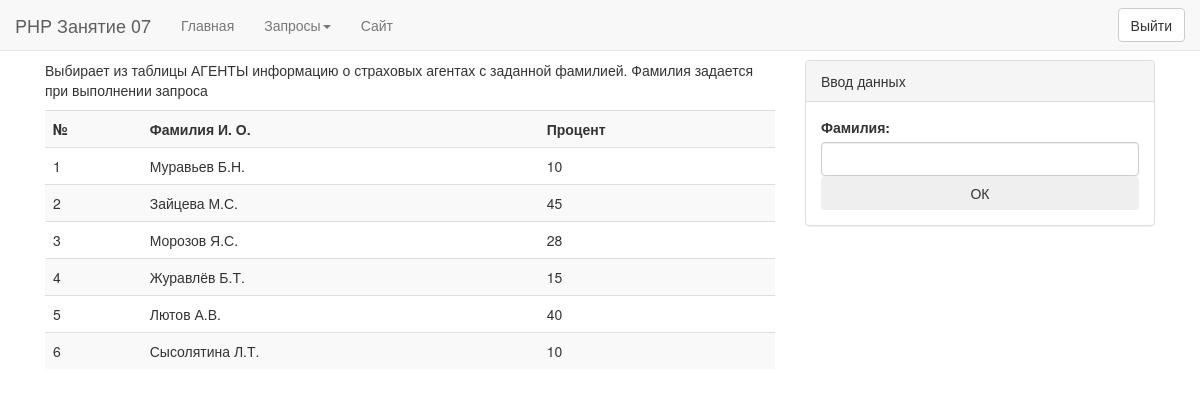
The page /pages/page4.php on the database its author committed.
### tables this page shows
create table if not exists `Insurance_Agents`(
	`id` int(11) not null auto_increment
    ,`surname_agent` varchar(45) not null
    ,`name_agent` varchar(45) not null
    ,`patronymic_agent` varchar(45) not null
    ,`passport_agent` varchar(45) not null
    ,`agent_percent` double not null
    ,primary key(id)
);

### pages/page4.php (the view, shortened to what this page needs)
<!doctype html>
<html lang="ru">
<head>
    <link rel="stylesheet" href="../Bootstrap/styles/bootstrap.min.css">
    <link rel="stylesheet" href="../css/style.css">
</head>
<body>
<nav class="navbar navbar-default navbar-fixed-top" role="navigation">
    <div class="container-fluid">
        <div class="navbar-header">
            <a class="navbar-brand" href="#">PHP Занятие 07</a>
        </div>
        <?php
        if(session_id() == null){
            echo <<<END
                    <div class="collapse navbar-collapse">
                        <ul class="nav navbar-nav">
                            <li><p>Войдите в приложение</p></li>
                        </ul>
                        <div class="nav-btn">
                        <form method="post">
                            <button class="btn btn-default" type="submit" name="enter-btn">Войти</button>
                        </form>
                        </div>
                    </div>
END;
        }
        else{
            echo <<<END
                    <div class="collapse navbar-collapse">
                        <ul class="nav navbar-nav">
                            <li><a href="../index.php">Главная</a></li>
                            <li class="dropdown"><a href="" class="dropdown-toggle" data-toggle="dropdown">Запросы<span class="caret"></span></a>
								<ul class="dropdown-menu" role="menu">
									<li><a href="page1.php">Запрос №1</a></li>
									<li><a href="page2.php">Запрос №2</a></li>
									<li><a href="page3.php">Запрос №3</a></li>
									<li><a href="page4.php">Запрос №4</a></li>
									<li><a href="page5.php">Запрос №5</a></li>
									<li><a href="page6.php">Запрос №6</a></li>
									<li><a href="page7.php">Запрос №7</a></li>
									<li><a href="page8.php">Запрос №8</a></li>
									<li><a href="page9.php">Запрос №9</a></li>
									<li><a href="page10.php">Запрос №10</a></li>
									<li><a href="page11.php">Запрос №11</a></li>
									<li><a href="page12.php">Запрос №12</a></li>
								</ul>
							</li>
							<li><a href="https://test-sytecom.000webhostapp.com">Сайт</a></li>
                        </ul>
                        <div class="nav-btn">
                        <form method="post">
                            <button class="btn btn-default" name="exit-btn">Выйти</button>
                        </form>
                        </div>
                    </div>
END;
        }
        ?>
    </div>
</nav>
<div class="task_page1">
    <div class="container">
        <div class="col-md-8">
            <p>Выбирает из таблицы АГЕНТЫ информацию о страховых агентах с заданной фамилией. Фамилия задается при выполнении запроса</p>
            <?php
            require_once "../connection.php";
            $link = mysqli_connect($host, $user, $password, $database)
            or die("Ошибка ".mysqli_error($link));
            $query = "select
                            id as 'id'
                             ,concat(surname_agent, ' ', substring(name_agent,1,1), '.', substring(patronymic_agent,1,1), '.') as 'agent'
                             ,agent_percent as 'procent'
                        from
                            `Insurance_Agents`;";
            $result = mysqli_query($link, $query) or die("Ошибка ".mysqli_error($link));
            if($result) {
                echo "<table class='table table-striped'><tr><th>№</th><th>Фамилия И. О.</th><th>Процент</th></tr>";
                while($row = mysqli_fetch_object($result)) {
                    echo "<tr>";
                    echo "<td>".$row->id."</td>";
                    echo "<td>".$row->agent."</td>";
                    echo "<td>".$row->procent."</td>";
                    echo "</tr>";
                }
                echo "</table>";
            }
            ?>
        </div>
        <div class="col-md-4">
            <div class="panel panel-default">
                <div class="panel-heading">
                    Ввод данных
                </div>
                <div class="panel-body">
                    <form method="post">
                        <label>Фамилия:</label>
                        <input type="text" class="form-control" name="surname_input" required>
                        <button class="btn" type="submit" name="btn_ok">ОК</button>
                    </form>
                </div>
            </div>
        </div>
    </div>
</div>
</body>
</html>

### css/style.css (style rules this page uses)
.task_page, .task_page1 { margin-top: 60px; }
.nav-btn { float: right; line-height: 46px; }
.btn { width: 100%; }

### rows shown on the page
insurance_agents: id "1", agent "Муравьев Б.Н.", agent_percent "10"
insurance_agents: id "2", agent "Зайцева М.С.", agent_percent "45"
insurance_agents: id "3", agent "Морозов Я.С.", agent_percent "28"
insurance_agents: id "4", agent "Журавлёв Б.Т.", agent_percent "15"
insurance_agents: id "5", agent "Лютов А.В.", agent_percent "40"
insurance_agents: id "6", agent "Сысолятина Л.Т.", agent_percent "10"
